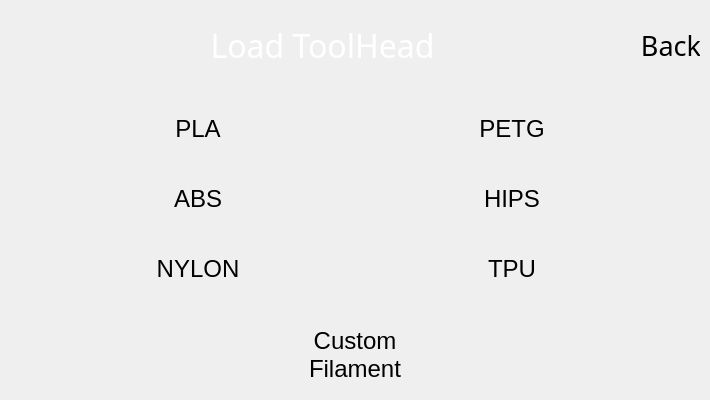
  <widget class="QWidget" name="load_page">
   <property name="sizePolicy">
    <sizepolicy hsizetype="MinimumExpanding" vsizetype="MinimumExpanding">
     <horstretch>1</horstretch>
     <verstretch>1</verstretch>
    </sizepolicy>
   </property>
   <property name="minimumSize">
    <size>
     <width>710</width>
     <height>400</height>
    </size>
   </property>
   <property name="maximumSize">
    <size>
     <width>720</width>
     <height>420</height>
    </size>
   </property>
   <property name="sizeIncrement">
    <size>
     <width>1</width>
     <height>1</height>
    </size>
   </property>
   <widget class="QWidget" name="horizontalLayoutWidget_3">
    <property name="geometry">
     <rect>
      <x>10</x>
      <y>10</y>
      <width>691</width>
      <height>71</height>
     </rect>
    </property>
    <layout class="QHBoxLayout" name="load_page_header_layout">
     <item>
      <widget class="QLabel" name="load_header_page_title">
       <property name="minimumSize">
        <size>
         <width>400</width>
         <height>60</height>
        </size>
       </property>
       <property name="font">
        <font>
         <family>Momcake</family>
         <pointsize>24</pointsize>
        </font>
       </property>
       <property name="styleSheet">
        <string notr="true">background: transparent; color: white;</string>
       </property>
       <property name="text">
        <string>Load ToolHead</string>
       </property>
       <property name="alignment">
        <set>Qt::AlignCenter</set>
       </property>
       <property name="class" stdset="0">
        <string>title_text</string>
       </property>
      </widget>
     </item>
     <item>
      <widget class="BlocksCustomButton" name="load_header_back_button">
       <property name="sizePolicy">
        <sizepolicy hsizetype="Preferred" vsizetype="Preferred">
         <horstretch>0</horstretch>
         <verstretch>0</verstretch>
        </sizepolicy>
       </property>
       <property name="minimumSize">
        <size>
         <width>60</width>
         <height>60</height>
        </size>
       </property>
       <property name="maximumSize">
        <size>
         <width>60</width>
         <height>60</height>
        </size>
       </property>
       <property name="font">
        <font>
         <family>Momcake</family>
         <pointsize>20</pointsize>
         <italic>false</italic>
         <stylestrategy>PreferAntialias</stylestrategy>
        </font>
       </property>
       <property name="mouseTracking">
        <bool>false</bool>
       </property>
       <property name="tabletTracking">
        <bool>true</bool>
       </property>
       <property name="contextMenuPolicy">
        <enum>Qt::NoContextMenu</enum>
       </property>
       <property name="layoutDirection">
        <enum>Qt::LeftToRight</enum>
       </property>
       <property name="styleSheet">
        <string notr="true"/>
       </property>
       <property name="text">
        <string>Back</string>
       </property>
       <property name="autoDefault">
        <bool>false</bool>
       </property>
       <property name="flat">
        <bool>true</bool>
       </property>
       <property name="class" stdset="0">
        <string>menu_btn</string>
       </property>
       <property name="button_type" stdset="0">
        <string>icon</string>
       </property>
       <property name="icon_pixmap" stdset="0">
        <pixmap resource="resources/button_resources.qrc">:/button_borders/media/btn_icons/back.svg</pixmap>
       </property>
      </widget>
     </item>
    </layout>
   </widget>
   <widget class="QWidget" name="gridLayoutWidget_3">
    <property name="geometry">
     <rect>
      <x>10</x>
      <y>90</y>
      <width>691</width>
      <height>221</height>
     </rect>
    </property>
    <layout class="QGridLayout" name="load_page_content_layout">
     <property name="leftMargin">
      <number>5</number>
     </property>
     <property name="topMargin">
      <number>5</number>
     </property>
     <property name="rightMargin">
      <number>5</number>
     </property>
     <property name="bottomMargin">
      <number>5</number>
     </property>
     <property name="horizontalSpacing">
      <number>6</number>
     </property>
     <item row="2" column="0">
      <widget class="BlocksCustomButton" name="load_nylon_btn">
       <property name="sizePolicy">
        <sizepolicy hsizetype="MinimumExpanding" vsizetype="MinimumExpanding">
         <horstretch>0</horstretch>
         <verstretch>0</verstretch>
        </sizepolicy>
       </property>
       <property name="minimumSize">
        <size>
         <width>200</width>
         <height>60</height>
        </size>
       </property>
       <property name="maximumSize">
        <size>
         <width>250</width>
         <height>60</height>
        </size>
       </property>
       <property name="font">
        <font>
         <family>MS Shell Dlg 2</family>
         <pointsize>18</pointsize>
         <italic>false</italic>
         <stylestrategy>PreferAntialias</stylestrategy>
        </font>
       </property>
       <property name="mouseTracking">
        <bool>false</bool>
       </property>
       <property name="tabletTracking">
        <bool>true</bool>
       </property>
       <property name="contextMenuPolicy">
        <enum>Qt::NoContextMenu</enum>
       </property>
       <property name="layoutDirection">
        <enum>Qt::LeftToRight</enum>
       </property>
       <property name="styleSheet">
        <string notr="true"/>
       </property>
       <property name="text">
        <string>NYLON</string>
       </property>
       <property name="autoDefault">
        <bool>false</bool>
       </property>
       <property name="flat">
        <bool>true</bool>
       </property>
       <property name="class" stdset="0">
        <string>menu_btn</string>
       </property>
       <property name="borderLeftPixmap" stdset="0">
        <pixmap resource="resources/button_resources.qrc">:/button_borders/media/buttons/btn_part1.svg</pixmap>
       </property>
       <property name="borderCenterPixmap" stdset="0">
        <pixmap resource="resources/button_resources.qrc">:/button_borders/media/buttons/btn_part2.svg</pixmap>
       </property>
       <property name="borderRightPixmap" stdset="0">
        <pixmap resource="resources/button_resources.qrc">:/button_borders/media/buttons/btn_part3.svg</pixmap>
       </property>
       <property name="button_type" stdset="0">
        <string>normal</string>
       </property>
      </widget>
     </item>
     <item row="0" column="1">
      <widget class="BlocksCustomButton" name="load_petg_btn">
       <property name="sizePolicy">
        <sizepolicy hsizetype="MinimumExpanding" vsizetype="MinimumExpanding">
         <horstretch>0</horstretch>
         <verstretch>0</verstretch>
        </sizepolicy>
       </property>
       <property name="minimumSize">
        <size>
         <width>200</width>
         <height>60</height>
        </size>
       </property>
       <property name="maximumSize">
        <size>
         <width>250</width>
         <height>60</height>
        </size>
       </property>
       <property name="font">
        <font>
         <family>MS Shell Dlg 2</family>
         <pointsize>18</pointsize>
         <italic>false</italic>
         <stylestrategy>PreferAntialias</stylestrategy>
        </font>
       </property>
       <property name="mouseTracking">
        <bool>false</bool>
       </property>
       <property name="tabletTracking">
        <bool>true</bool>
       </property>
       <property name="contextMenuPolicy">
        <enum>Qt::NoContextMenu</enum>
       </property>
       <property name="layoutDirection">
        <enum>Qt::LeftToRight</enum>
       </property>
       <property name="styleSheet">
        <string notr="true"/>
       </property>
       <property name="text">
        <string>PETG</string>
       </property>
       <property name="autoDefault">
        <bool>false</bool>
       </property>
       <property name="flat">
        <bool>true</bool>
       </property>
       <property name="class" stdset="0">
        <string>menu_btn</string>
       </property>
       <property name="borderLeftPixmap" stdset="0">
        <pixmap resource="resources/button_resources.qrc">:/button_borders/media/buttons/btn_part1.svg</pixmap>
       </property>
       <property name="borderCenterPixmap" stdset="0">
        <pixmap resource="resources/button_resources.qrc">:/button_borders/media/buttons/btn_part2.svg</pixmap>
       </property>
       <property name="borderRightPixmap" stdset="0">
        <pixmap resource="resources/button_resources.qrc">:/button_borders/media/buttons/btn_part3.svg</pixmap>
       </property>
       <property name="button_type" stdset="0">
        <string>normal</string>
       </property>
      </widget>
     </item>
     <item row="1" column="0">
      <widget class="BlocksCustomButton" name="load_abs_btn">
       <property name="sizePolicy">
        <sizepolicy hsizetype="MinimumExpanding" vsizetype="MinimumExpanding">
         <horstretch>0</horstretch>
         <verstretch>0</verstretch>
        </sizepolicy>
       </property>
       <property name="minimumSize">
        <size>
         <width>200</width>
         <height>60</height>
        </size>
       </property>
       <property name="maximumSize">
        <size>
         <width>250</width>
         <height>60</height>
        </size>
       </property>
       <property name="font">
        <font>
         <family>MS Shell Dlg 2</family>
         <pointsize>18</pointsize>
         <italic>false</italic>
         <stylestrategy>PreferAntialias</stylestrategy>
        </font>
       </property>
       <property name="mouseTracking">
        <bool>false</bool>
       </property>
       <property name="tabletTracking">
        <bool>true</bool>
       </property>
       <property name="contextMenuPolicy">
        <enum>Qt::NoContextMenu</enum>
       </property>
       <property name="layoutDirection">
        <enum>Qt::LeftToRight</enum>
       </property>
       <property name="styleSheet">
        <string notr="true"/>
       </property>
       <property name="text">
        <string>ABS</string>
       </property>
       <property name="autoDefault">
        <bool>false</bool>
       </property>
       <property name="flat">
        <bool>true</bool>
       </property>
       <property name="class" stdset="0">
        <string>menu_btn</string>
       </property>
       <property name="borderLeftPixmap" stdset="0">
        <pixmap resource="resources/button_resources.qrc">:/button_borders/media/buttons/btn_part1.svg</pixmap>
       </property>
       <property name="borderCenterPixmap" stdset="0">
        <pixmap resource="resources/button_resources.qrc">:/button_borders/media/buttons/btn_part2.svg</pixmap>
       </property>
       <property name="borderRightPixmap" stdset="0">
        <pixmap resource="resources/button_resources.qrc">:/button_borders/media/buttons/btn_part3.svg</pixmap>
       </property>
       <property name="button_type" stdset="0">
        <string>normal</string>
       </property>
      </widget>
     </item>
     <item row="2" column="1">
      <widget class="BlocksCustomButton" name="load_tpu_btn">
       <property name="sizePolicy">
        <sizepolicy hsizetype="MinimumExpanding" vsizetype="MinimumExpanding">
         <horstretch>0</horstretch>
         <verstretch>0</verstretch>
        </sizepolicy>
       </property>
       <property name="minimumSize">
        <size>
         <width>200</width>
         <height>60</height>
        </size>
       </property>
       <property name="maximumSize">
        <size>
         <width>250</width>
         <height>60</height>
        </size>
       </property>
       <property name="font">
        <font>
         <family>MS Shell Dlg 2</family>
         <pointsize>18</pointsize>
         <italic>false</italic>
         <stylestrategy>PreferAntialias</stylestrategy>
        </font>
       </property>
       <property name="mouseTracking">
        <bool>false</bool>
       </property>
       <property name="tabletTracking">
        <bool>true</bool>
       </property>
       <property name="contextMenuPolicy">
        <enum>Qt::NoContextMenu</enum>
       </property>
       <property name="layoutDirection">
        <enum>Qt::LeftToRight</enum>
       </property>
       <property name="styleSheet">
        <string notr="true"/>
       </property>
       <property name="text">
        <string>TPU</string>
       </property>
       <property name="autoDefault">
        <bool>false</bool>
       </property>
       <property name="flat">
        <bool>true</bool>
       </property>
       <property name="class" stdset="0">
        <string>menu_btn</string>
       </property>
       <property name="borderLeftPixmap" stdset="0">
        <pixmap resource="resources/button_resources.qrc">:/button_borders/media/buttons/btn_part1.svg</pixmap>
       </property>
       <property name="borderCenterPixmap" stdset="0">
        <pixmap resource="resources/button_resources.qrc">:/button_borders/media/buttons/btn_part2.svg</pixmap>
       </property>
       <property name="borderRightPixmap" stdset="0">
        <pixmap resource="resources/button_resources.qrc">:/button_borders/media/buttons/btn_part3.svg</pixmap>
       </property>
       <property name="button_type" stdset="0">
        <string>normal</string>
       </property>
      </widget>
     </item>
     <item row="1" column="1">
      <widget class="BlocksCustomButton" name="load_hips_btn">
       <property name="sizePolicy">
        <sizepolicy hsizetype="MinimumExpanding" vsizetype="MinimumExpanding">
         <horstretch>0</horstretch>
         <verstretch>0</verstretch>
        </sizepolicy>
       </property>
       <property name="minimumSize">
        <size>
         <width>200</width>
         <height>60</height>
        </size>
       </property>
       <property name="maximumSize">
        <size>
         <width>250</width>
         <height>60</height>
        </size>
       </property>
       <property name="font">
        <font>
         <family>MS Shell Dlg 2</family>
         <pointsize>18</pointsize>
         <italic>false</italic>
         <stylestrategy>PreferAntialias</stylestrategy>
        </font>
       </property>
       <property name="mouseTracking">
        <bool>false</bool>
       </property>
       <property name="tabletTracking">
        <bool>true</bool>
       </property>
       <property name="contextMenuPolicy">
        <enum>Qt::NoContextMenu</enum>
       </property>
       <property name="layoutDirection">
        <enum>Qt::LeftToRight</enum>
       </property>
       <property name="styleSheet">
        <string notr="true"/>
       </property>
       <property name="text">
        <string>HIPS</string>
       </property>
       <property name="autoDefault">
        <bool>false</bool>
       </property>
       <property name="flat">
        <bool>true</bool>
       </property>
       <property name="class" stdset="0">
        <string>menu_btn</string>
       </property>
       <property name="borderLeftPixmap" stdset="0">
        <pixmap resource="resources/button_resources.qrc">:/button_borders/media/buttons/btn_part1.svg</pixmap>
       </property>
       <property name="borderCenterPixmap" stdset="0">
        <pixmap resource="resources/button_resources.qrc">:/button_borders/media/buttons/btn_part2.svg</pixmap>
       </property>
       <property name="borderRightPixmap" stdset="0">
        <pixmap resource="resources/button_resources.qrc">:/button_borders/media/buttons/btn_part3.svg</pixmap>
       </property>
       <property name="button_type" stdset="0">
        <string>normal</string>
       </property>
      </widget>
     </item>
     <item row="0" column="0">
      <widget class="BlocksCustomButton" name="load_pla_btn">
       <property name="sizePolicy">
        <sizepolicy hsizetype="MinimumExpanding" vsizetype="MinimumExpanding">
         <horstretch>0</horstretch>
         <verstretch>0</verstretch>
        </sizepolicy>
       </property>
       <property name="minimumSize">
        <size>
         <width>200</width>
         <height>60</height>
        </size>
       </property>
       <property name="maximumSize">
        <size>
         <width>250</width>
         <height>60</height>
        </size>
       </property>
       <property name="font">
        <font>
         <family>MS Shell Dlg 2</family>
         <pointsize>18</pointsize>
         <italic>false</italic>
         <stylestrategy>PreferAntialias</stylestrategy>
        </font>
       </property>
       <property name="mouseTracking">
        <bool>false</bool>
       </property>
       <property name="tabletTracking">
        <bool>true</bool>
       </property>
       <property name="contextMenuPolicy">
        <enum>Qt::NoContextMenu</enum>
       </property>
       <property name="layoutDirection">
        <enum>Qt::LeftToRight</enum>
       </property>
       <property name="styleSheet">
        <string notr="true"/>
       </property>
       <property name="text">
        <string>PLA</string>
       </property>
       <property name="autoDefault">
        <bool>false</bool>
       </property>
       <property name="flat">
        <bool>true</bool>
       </property>
       <property name="class" stdset="0">
        <string>menu_btn</string>
       </property>
       <property name="borderLeftPixmap" stdset="0">
        <pixmap resource="resources/button_resources.qrc">:/button_borders/media/buttons/btn_part1.svg</pixmap>
       </property>
       <property name="borderCenterPixmap" stdset="0">
        <pixmap resource="resources/button_resources.qrc">:/button_borders/media/buttons/btn_part2.svg</pixmap>
       </property>
       <property name="borderRightPixmap" stdset="0">
        <pixmap resource="resources/button_resources.qrc">:/button_borders/media/buttons/btn_part3.svg</pixmap>
       </property>
       <property name="button_type" stdset="0">
        <string>normal</string>
       </property>
      </widget>
     </item>
    </layout>
   </widget>
   <widget class="QWidget" name="horizontalLayoutWidget_6">
    <property name="geometry">
     <rect>
      <x>10</x>
      <y>320</y>
      <width>691</width>
      <height>71</height>
     </rect>
    </property>
    <layout class="QHBoxLayout" name="load_page_footer_layout">
     <item alignment="Qt::AlignHCenter|Qt::AlignVCenter">
      <widget class="BlocksCustomButton" name="load_custom_btn">
       <property name="sizePolicy">
        <sizepolicy hsizetype="MinimumExpanding" vsizetype="MinimumExpanding">
         <horstretch>0</horstretch>
         <verstretch>0</verstretch>
        </sizepolicy>
       </property>
       <property name="minimumSize">
        <size>
         <width>200</width>
         <height>60</height>
        </size>
       </property>
       <property name="maximumSize">
        <size>
         <width>250</width>
         <height>60</height>
        </size>
       </property>
       <property name="font">
        <font>
         <family>MS Shell Dlg 2</family>
         <pointsize>18</pointsize>
         <italic>false</italic>
         <stylestrategy>PreferAntialias</stylestrategy>
        </font>
       </property>
       <property name="mouseTracking">
        <bool>false</bool>
       </property>
       <property name="tabletTracking">
        <bool>true</bool>
       </property>
       <property name="contextMenuPolicy">
        <enum>Qt::NoContextMenu</enum>
       </property>
       <property name="layoutDirection">
        <enum>Qt::LeftToRight</enum>
       </property>
       <property name="styleSheet">
        <string notr="true"/>
       </property>
       <property name="text">
        <string>Custom
Filament</string>
       </property>
       <property name="autoDefault">
        <bool>false</bool>
       </property>
       <property name="flat">
        <bool>true</bool>
       </property>
       <property name="class" stdset="0">
        <string>menu_btn</string>
       </property>
       <property name="borderLeftPixmap" stdset="0">
        <pixmap resource="resources/button_resources.qrc">:/button_borders/media/buttons/btn_part1.svg</pixmap>
       </property>
       <property name="borderCenterPixmap" stdset="0">
        <pixmap resource="resources/button_resources.qrc">:/button_borders/media/buttons/btn_part2.svg</pixmap>
       </property>
       <property name="borderRightPixmap" stdset="0">
        <pixmap resource="resources/button_resources.qrc">:/button_borders/media/buttons/btn_part3.svg</pixmap>
       </property>
       <property name="button_type" stdset="0">
        <string>normal</string>
       </property>
      </widget>
     </item>
    </layout>
   </widget>
  </widget>
